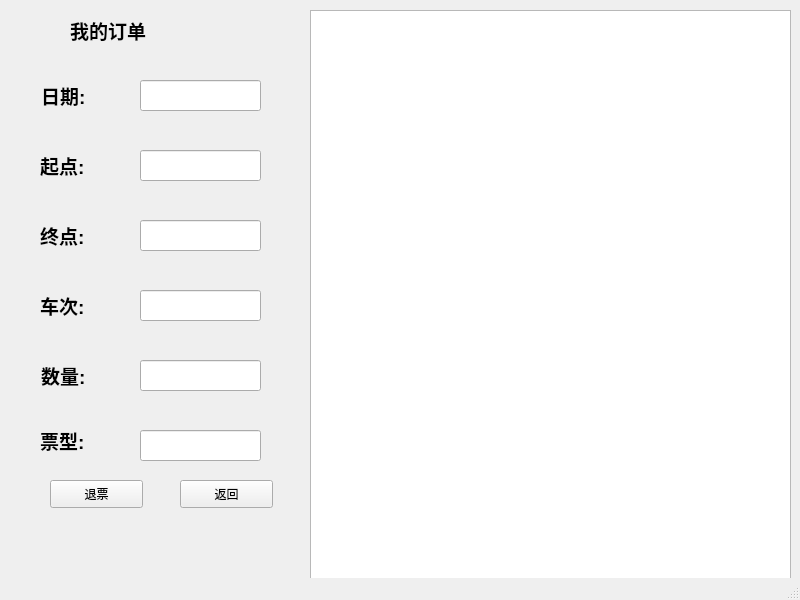
<?xml version="1.0" encoding="UTF-8"?>
<ui version="4.0">
 <class>QtMyOrder</class>
 <widget class="QMainWindow" name="QtMyOrder">
  <property name="geometry">
   <rect>
    <x>0</x>
    <y>0</y>
    <width>800</width>
    <height>600</height>
   </rect>
  </property>
  <property name="windowTitle">
   <string>MainWindow</string>
  </property>
  <widget class="QWidget" name="centralwidget">
   <widget class="QLabel" name="label">
    <property name="geometry">
     <rect>
      <x>41</x>
      <y>80</y>
      <width>81</width>
      <height>31</height>
     </rect>
    </property>
    <property name="text">
     <string>&lt;html&gt;&lt;head/&gt;&lt;body&gt;&lt;p&gt;&lt;span style=&quot; font-size:14pt; font-weight:600;&quot;&gt;日期:&lt;/span&gt;&lt;/p&gt;&lt;/body&gt;&lt;/html&gt;</string>
    </property>
   </widget>
   <widget class="QLabel" name="label_4">
    <property name="geometry">
     <rect>
      <x>40</x>
      <y>290</y>
      <width>81</width>
      <height>31</height>
     </rect>
    </property>
    <property name="text">
     <string>&lt;html&gt;&lt;head/&gt;&lt;body&gt;&lt;p&gt;&lt;span style=&quot; font-size:14pt; font-weight:600;&quot;&gt;车次:&lt;/span&gt;&lt;/p&gt;&lt;/body&gt;&lt;/html&gt;</string>
    </property>
   </widget>
   <widget class="QLabel" name="label_6">
    <property name="geometry">
     <rect>
      <x>40</x>
      <y>420</y>
      <width>72</width>
      <height>41</height>
     </rect>
    </property>
    <property name="text">
     <string>&lt;html&gt;&lt;head/&gt;&lt;body&gt;&lt;p&gt;&lt;span style=&quot; font-size:14pt; font-weight:600;&quot;&gt;票型:&lt;/span&gt;&lt;/p&gt;&lt;/body&gt;&lt;/html&gt;</string>
    </property>
   </widget>
   <widget class="QLineEdit" name="startlineEdit">
    <property name="geometry">
     <rect>
      <x>140</x>
      <y>150</y>
      <width>121</width>
      <height>31</height>
     </rect>
    </property>
   </widget>
   <widget class="QLabel" name="label_5">
    <property name="geometry">
     <rect>
      <x>41</x>
      <y>360</y>
      <width>81</width>
      <height>31</height>
     </rect>
    </property>
    <property name="text">
     <string>&lt;html&gt;&lt;head/&gt;&lt;body&gt;&lt;p&gt;&lt;span style=&quot; font-size:14pt; font-weight:600;&quot;&gt;数量:&lt;/span&gt;&lt;/p&gt;&lt;/body&gt;&lt;/html&gt;</string>
    </property>
   </widget>
   <widget class="QLabel" name="label_2">
    <property name="geometry">
     <rect>
      <x>40</x>
      <y>145</y>
      <width>81</width>
      <height>41</height>
     </rect>
    </property>
    <property name="text">
     <string>&lt;html&gt;&lt;head/&gt;&lt;body&gt;&lt;p&gt;&lt;span style=&quot; font-size:14pt; font-weight:600;&quot;&gt;起点:&lt;/span&gt;&lt;/p&gt;&lt;/body&gt;&lt;/html&gt;</string>
    </property>
   </widget>
   <widget class="QLineEdit" name="trainNumberlineEdit">
    <property name="geometry">
     <rect>
      <x>140</x>
      <y>290</y>
      <width>121</width>
      <height>31</height>
     </rect>
    </property>
   </widget>
   <widget class="QLineEdit" name="countlineEdit">
    <property name="geometry">
     <rect>
      <x>140</x>
      <y>360</y>
      <width>121</width>
      <height>31</height>
     </rect>
    </property>
   </widget>
   <widget class="QLabel" name="label_3">
    <property name="geometry">
     <rect>
      <x>40</x>
      <y>215</y>
      <width>72</width>
      <height>41</height>
     </rect>
    </property>
    <property name="text">
     <string>&lt;html&gt;&lt;head/&gt;&lt;body&gt;&lt;p&gt;&lt;span style=&quot; font-size:14pt; font-weight:600;&quot;&gt;终点:&lt;/span&gt;&lt;/p&gt;&lt;/body&gt;&lt;/html&gt;</string>
    </property>
   </widget>
   <widget class="QLineEdit" name="terminuslineEdit">
    <property name="geometry">
     <rect>
      <x>140</x>
      <y>220</y>
      <width>121</width>
      <height>31</height>
     </rect>
    </property>
   </widget>
   <widget class="QPushButton" name="pushButton">
    <property name="geometry">
     <rect>
      <x>50</x>
      <y>480</y>
      <width>93</width>
      <height>28</height>
     </rect>
    </property>
    <property name="text">
     <string>退票</string>
    </property>
   </widget>
   <widget class="QLineEdit" name="datelineEdit">
    <property name="geometry">
     <rect>
      <x>140</x>
      <y>80</y>
      <width>121</width>
      <height>31</height>
     </rect>
    </property>
   </widget>
   <widget class="QTableWidget" name="tableWidget">
    <property name="geometry">
     <rect>
      <x>310</x>
      <y>10</y>
      <width>481</width>
      <height>571</height>
     </rect>
    </property>
   </widget>
   <widget class="QLabel" name="label_7">
    <property name="geometry">
     <rect>
      <x>70</x>
      <y>10</y>
      <width>141</width>
      <height>41</height>
     </rect>
    </property>
    <property name="text">
     <string>&lt;html&gt;&lt;head/&gt;&lt;body&gt;&lt;p&gt;&lt;span style=&quot; font-size:14pt; font-weight:600;&quot;&gt;我的订单&lt;/span&gt;&lt;/p&gt;&lt;/body&gt;&lt;/html&gt;</string>
    </property>
   </widget>
   <widget class="QPushButton" name="pushButton_2">
    <property name="geometry">
     <rect>
      <x>180</x>
      <y>480</y>
      <width>93</width>
      <height>28</height>
     </rect>
    </property>
    <property name="text">
     <string>返回</string>
    </property>
   </widget>
   <widget class="QLineEdit" name="ticketTypelineEdit">
    <property name="geometry">
     <rect>
      <x>140</x>
      <y>430</y>
      <width>121</width>
      <height>31</height>
     </rect>
    </property>
   </widget>
  </widget>
  <widget class="QStatusBar" name="statusbar"/>
 </widget>
 <resources/>
 <connections/>
</ui>
